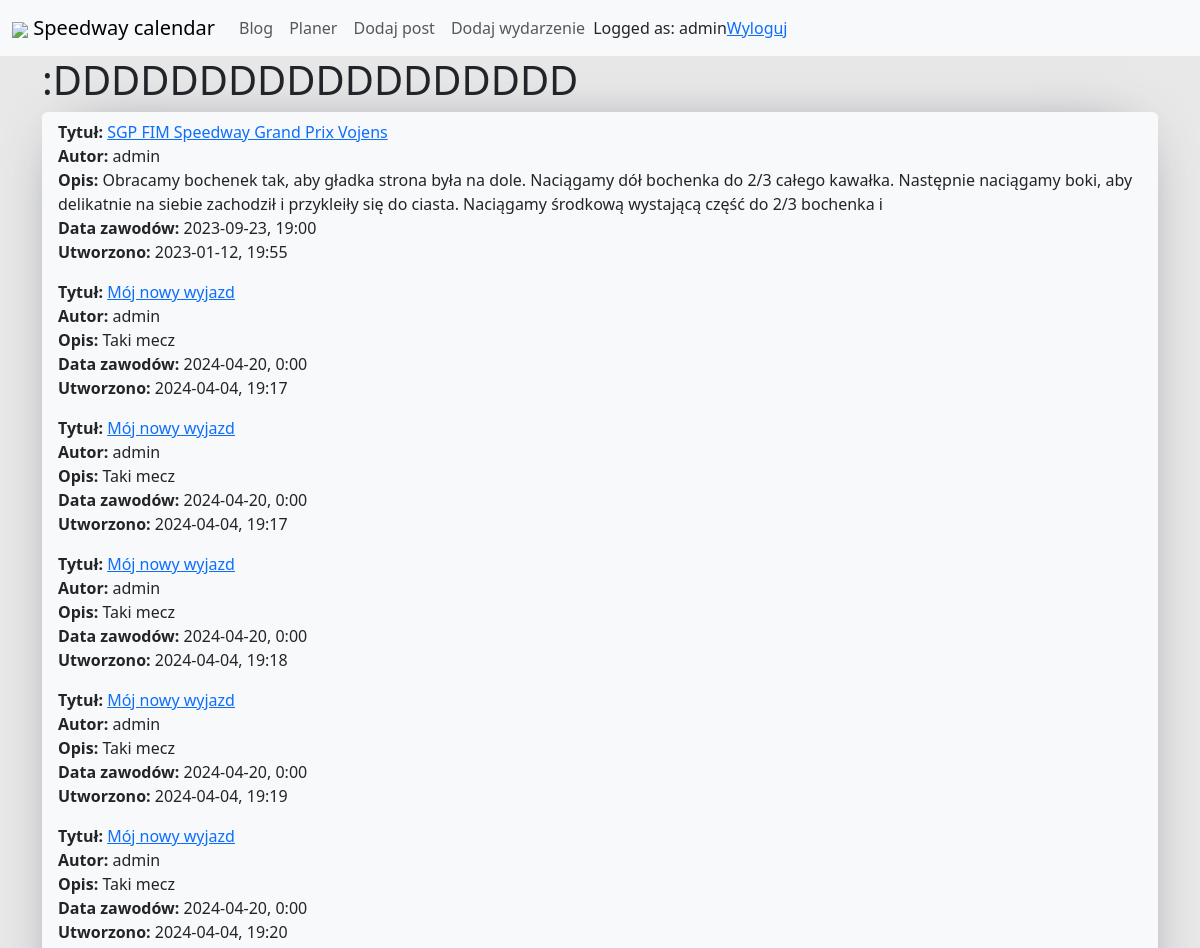
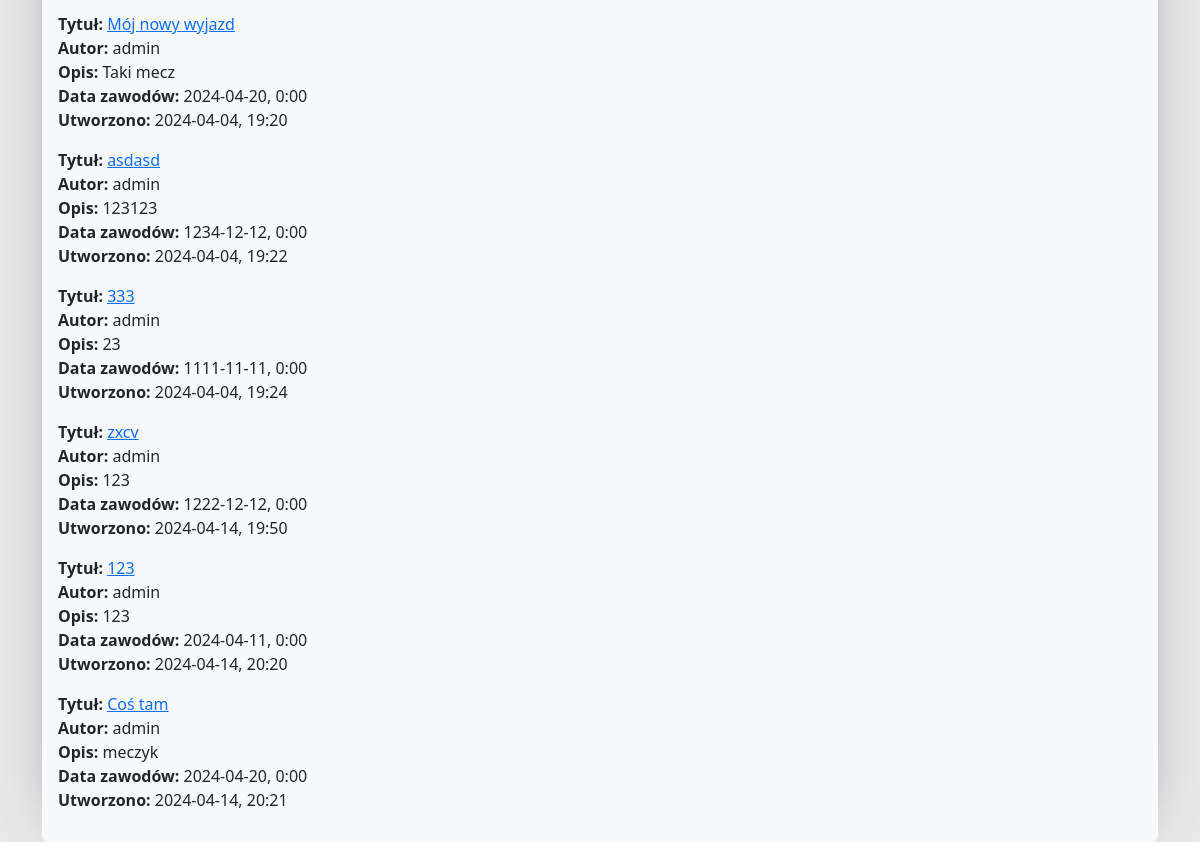
Page /calendar/ (signed in) on the committed database (2 pictures, top to bottom).
### speedway_calendar/models.py (models this page shows, shortened)
class Task(models.Model):
    title = models.CharField(max_length=255)
    author = models.ForeignKey(User, on_delete=models.CASCADE)
    place = models.CharField(max_length=255)
    match_date = models.DateTimeField()
    description = models.CharField(max_length=255)
    created_at = models.DateTimeField(auto_now_add=True)
    updated_at = models.DateTimeField(auto_now=True)

### speedway_calendar/views.py (the view)
# urls.py: path('', HomeView.as_view(), name='blog_home'),
class HomeView(ListView):
    model = Task
    template_name = 'speedway_calendar/home.html'
    def get_queryset(self):
        return Task.objects.filter(author__username=self.request.user)

### speedway_calendar/templates/speedway_calendar/home.html (shortened to what this page needs)
{% extends 'base.html' %}
{% block content %}
    <h1>:DDDDDDDDDDDDDDDDDD</h1>
    <ul class="list-group">
        {% for task in task_list %}
            <li class="list-group-item">
                <b>Tytuł:</b> <a href="{% url 'calendar_details' task.pk %}">{{ task.title }}</a><br>
                <b>Autor:</b> {{ task.author }}<br>
                <b>Opis:</b> {{ task.description }}<br>
                <b>Data zawodów:</b> {{ task.match_date|date:'Y-m-d, G:i' }}<br>
                <b>Utworzono:</b> {{ task.created_at|date:'Y-m-d, G:i' }}<br>
            </li>
        {% endfor %}
    </ul>
{% endblock %}

### templates/base.html (shortened to what this page needs)
{% load static %}
<!doctype html>
<html lang="en">
  <head>
    <link href="https://cdn.jsdelivr.net/npm/bootstrap@5.3.0-alpha1/dist/css/bootstrap.min.css" rel="stylesheet">
    <link rel="stylesheet" href="{% static 'blogasek/styles.css' %}">
  </head>
  <body>
    <nav class="navbar navbar-expand-lg bg-body-tertiary">
      <div class="container-fluid">
        <a class="navbar-brand align-content-center" href="{% url 'blog_home' %}">
            <img src="{% static 'gear.png' %}">
            Speedway calendar
        </a>
        <div class="collapse navbar-collapse" id="navbarNavAltMarkup">
          <div class="navbar-nav">
            <a class="nav-link" aria-current="page" href="{% url 'blog_home' %}">Blog</a>
          </div>
          <div class="navbar-nav">
            <a class="nav-link" aria-current="page" href="{% url 'calendar_home' %}">Planer</a>
          </div>
          <div class="navbar-nav">
            <a class="nav-link" aria-current="page" href="{% url 'add_post' %}">Dodaj post</a>
          </div>
          <div class="navbar-nav">
            <a class="nav-link" aria-current="page" href="{% url 'add_task' %}">Dodaj wydarzenie</a>
          </div>
          {% if user.is_authenticated %}
              <div class="navbar-nav">
                Logged as: {{ user.username }}
                <a href="{% url 'logout' %}">Wyloguj</a>
              </div>
          {% else %}
              <div class="navbar-nav">
                  <a class="nav-link" href="{% url 'login' %}">Login</a>
              </div>
          {% endif %}
      </div>
    </nav>
    <div class="container main-content mt-0">
        {% block content %}
        {% endblock %}
    </div>
  </body>
</html>

### blog/static/blogasek/styles.css (style rules this page uses)
body { background-color: #e8e8e8; }
.main-content { margin-top: 3rem; }
.list-group { -webkit-box-shadow: 0px 0px 58px -32px rgba(66, 68, 90, 1); -moz-box-shadow: 0px 0px 58px -32px rgba(66, 68, 90, 1); box-shadow: 0px 0px 58px -32px rgba(66, 68, 90, 1); }
.list-group-item { background-color: #f8f9fa; background-color: #f8f9fa; border: none; }
ul > .list-group-item:last-child { padding-bottom: 30px; }

### rows in the picture
Task: title "SGP FIM Speedway Grand Prix Vojens", author "admin", description "Obracamy bochenek tak, aby gładka strona była na dole. Naciągamy dół bochenka do 2/3 całego kawałka. Następnie naciągamy boki, aby delikatnie na siebie zachodził i przykleiły się do ciasta. Naciągamy środkową wystającą część do 2/3 bochenka i", match_date "2023-09-23, 19:00", created_at "2023-01-12, 19:55"
Task: title "Mój nowy wyjazd", author "admin", description "Taki mecz", match_date "2024-04-20, 0:00", created_at "2024-04-04, 19:17"
Task: title "Mój nowy wyjazd", author "admin", description "Taki mecz", match_date "2024-04-20, 0:00", created_at "2024-04-04, 19:17"
Task: title "Mój nowy wyjazd", author "admin", description "Taki mecz", match_date "2024-04-20, 0:00", created_at "2024-04-04, 19:18"
Task: title "Mój nowy wyjazd", author "admin", description "Taki mecz", match_date "2024-04-20, 0:00", created_at "2024-04-04, 19:19"
Task: title "Mój nowy wyjazd", author "admin", description "Taki mecz", match_date "2024-04-20, 0:00", created_at "2024-04-04, 19:20"
Task: title "Mój nowy wyjazd", author "admin", description "Taki mecz", match_date "2024-04-20, 0:00", created_at "2024-04-04, 19:20"
Task: title "asdasd", author "admin", description "123123", match_date "1234-12-12, 0:00", created_at "2024-04-04, 19:22"
Task: title "333", author "admin", description "23", match_date "1111-11-11, 0:00", created_at "2024-04-04, 19:24"
Task: title "zxcv", author "admin", description "123", match_date "1222-12-12, 0:00", created_at "2024-04-14, 19:50"
Task: title "123", author "admin", description "123", match_date "2024-04-11, 0:00", created_at "2024-04-14, 20:20"
Task: title "Coś tam", author "admin", description "meczyk", match_date "2024-04-20, 0:00", created_at "2024-04-14, 20:21"

### other values in the picture
{{ user.username }} "admin"
